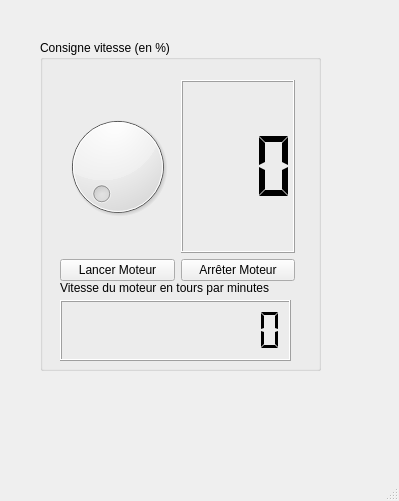
<?xml version="1.0" encoding="UTF-8"?>
<ui version="4.0">
 <class>Equilibreuse</class>
 <widget class="QMainWindow" name="Equilibreuse">
  <property name="geometry">
   <rect>
    <x>0</x>
    <y>0</y>
    <width>399</width>
    <height>501</height>
   </rect>
  </property>
  <property name="windowTitle">
   <string>Equilibreuse</string>
  </property>
  <widget class="QWidget" name="centralwidget">
   <widget class="QGroupBox" name="groupBox">
    <property name="geometry">
     <rect>
      <x>40</x>
      <y>40</y>
      <width>281</width>
      <height>331</height>
     </rect>
    </property>
    <property name="title">
     <string>Consigne vitesse (en %)</string>
    </property>
    <widget class="QWidget" name="layoutWidget">
     <property name="geometry">
      <rect>
       <x>20</x>
       <y>40</y>
       <width>235</width>
       <height>201</height>
      </rect>
     </property>
     <layout class="QVBoxLayout" name="verticalLayout">
      <item>
       <layout class="QHBoxLayout" name="horizontalLayout_2">
        <item>
         <widget class="QDial" name="dial_ConsigneVItesse">
          <property name="maximum">
           <number>100</number>
          </property>
         </widget>
        </item>
        <item>
         <widget class="QLCDNumber" name="lcdNumber_consigne">
          <property name="font">
           <font>
            <pointsize>16</pointsize>
           </font>
          </property>
          <property name="digitCount">
           <number>3</number>
          </property>
          <property name="segmentStyle">
           <enum>QLCDNumber::Flat</enum>
          </property>
         </widget>
        </item>
       </layout>
      </item>
      <item>
       <layout class="QHBoxLayout" name="horizontalLayout">
        <item>
         <widget class="QPushButton" name="pushButton_Lancer">
          <property name="text">
           <string>Lancer Moteur</string>
          </property>
         </widget>
        </item>
        <item>
         <widget class="QPushButton" name="pushButton_Arreter">
          <property name="text">
           <string>Arrêter Moteur</string>
          </property>
         </widget>
        </item>
       </layout>
      </item>
     </layout>
    </widget>
    <widget class="QLCDNumber" name="lcdNumber_vitesse">
     <property name="geometry">
      <rect>
       <x>20</x>
       <y>260</y>
       <width>231</width>
       <height>61</height>
      </rect>
     </property>
     <property name="digitCount">
      <number>10</number>
     </property>
     <property name="segmentStyle">
      <enum>QLCDNumber::Flat</enum>
     </property>
     <property name="value" stdset="0">
      <double>0.000000000000000</double>
     </property>
    </widget>
    <widget class="QLabel" name="label">
     <property name="geometry">
      <rect>
       <x>20</x>
       <y>240</y>
       <width>233</width>
       <height>16</height>
      </rect>
     </property>
     <property name="text">
      <string>Vitesse du moteur en tours par minutes</string>
     </property>
    </widget>
   </widget>
  </widget>
  <widget class="QMenuBar" name="menubar">
   <property name="geometry">
    <rect>
     <x>0</x>
     <y>0</y>
     <width>399</width>
     <height>20</height>
    </rect>
   </property>
  </widget>
  <widget class="QStatusBar" name="statusbar"/>
 </widget>
 <resources/>
 <connections>
  <connection>
   <sender>dial_ConsigneVItesse</sender>
   <signal>valueChanged(int)</signal>
   <receiver>lcdNumber_consigne</receiver>
   <slot>display(int)</slot>
   <hints>
    <hint type="sourcelabel">
     <x>125</x>
     <y>150</y>
    </hint>
    <hint type="destinationlabel">
     <x>229</x>
     <y>161</y>
    </hint>
   </hints>
  </connection>
 </connections>
</ui>
